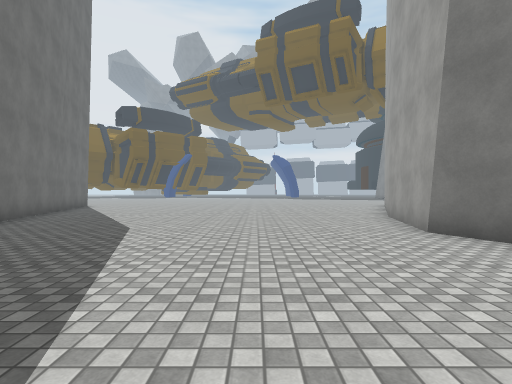
[1] (above)

16 first-person views from a walk through a 3-D level made in the Unity game engine. The camera is 1.3 m above the floor, looks level and sees 80° across. The floor is counted in squares, 2 m on a side. Each view is taken from the middle of a square. On the plan, view 1 faces up. The plan holds only what a view shows up to about 10 squares ahead; the rest is blank. The place goes on beyond the plan. The player character is not drawn. Some surface patterns are stand-ins.

[2]
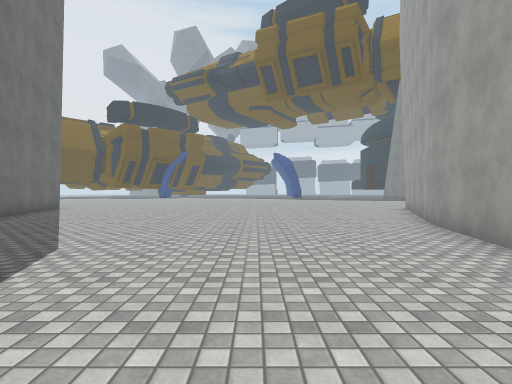

[3]
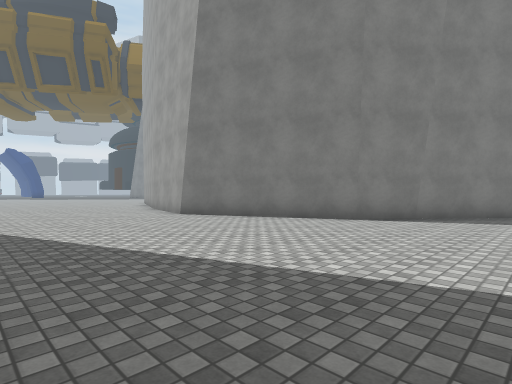

[4]
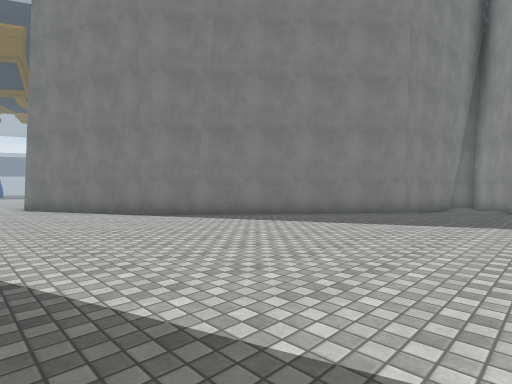

[5]
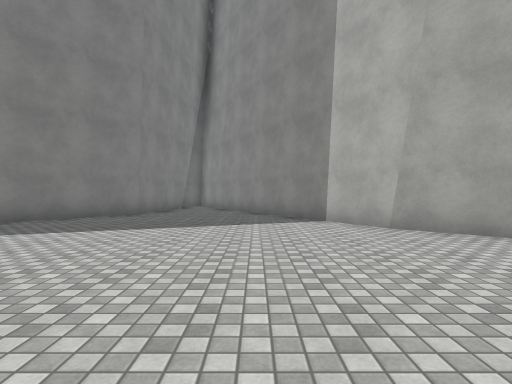

[6]
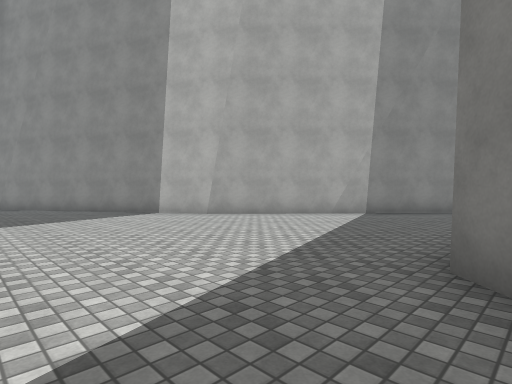

[7]
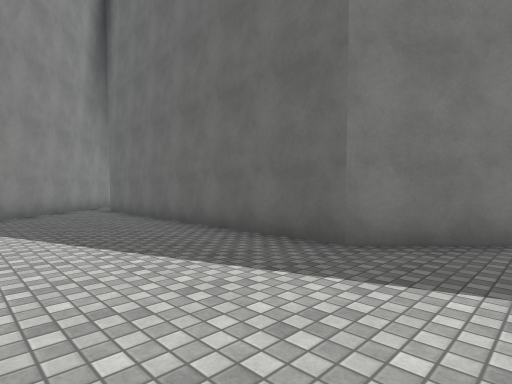

[8]
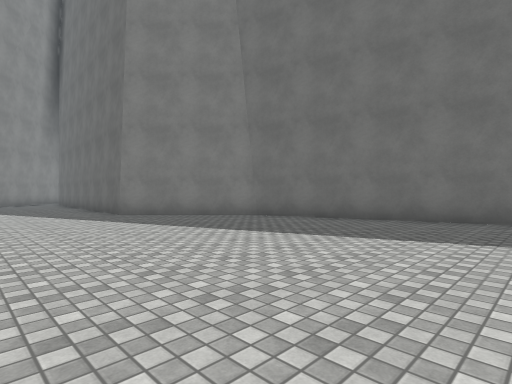

[9]
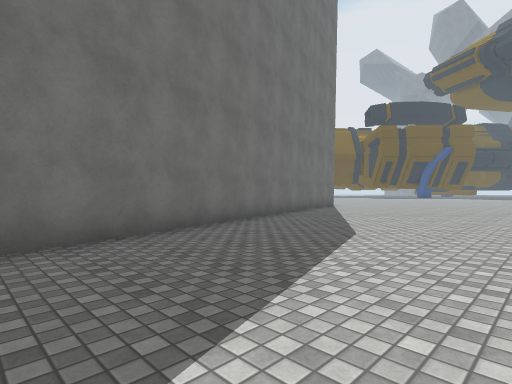

[10]
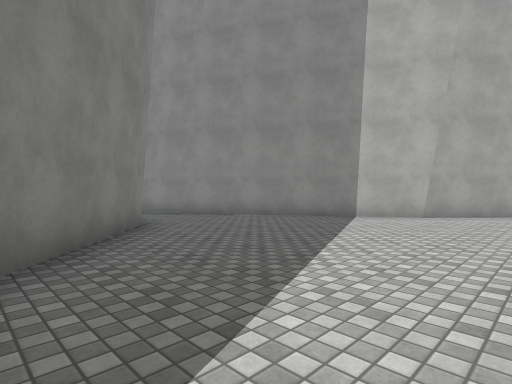

[11]
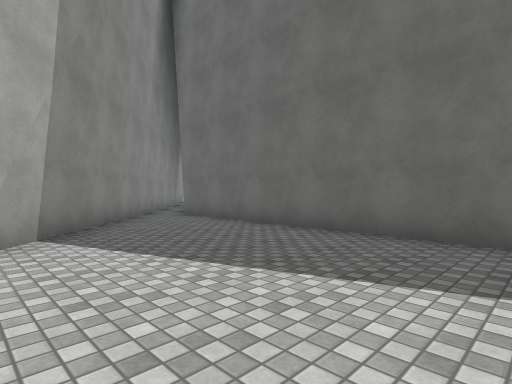

[12]
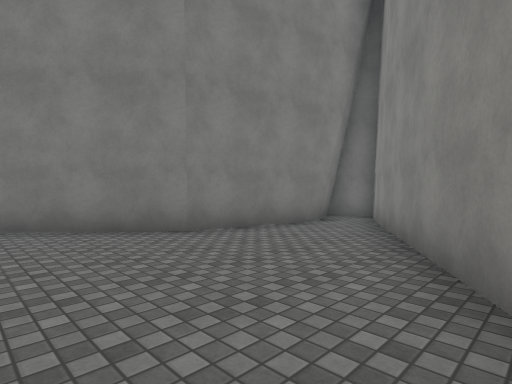

[13]
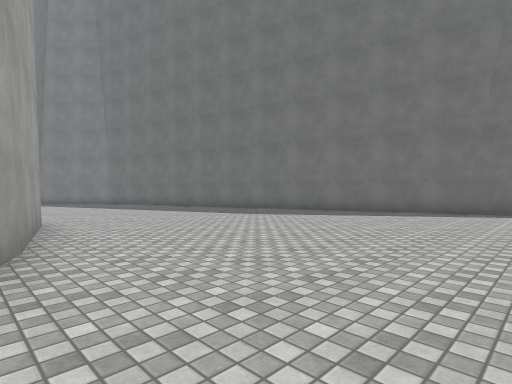

[14]
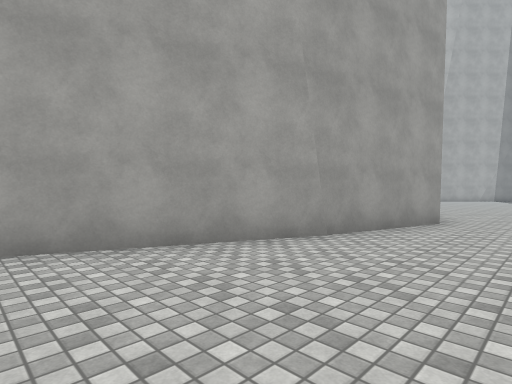

[15]
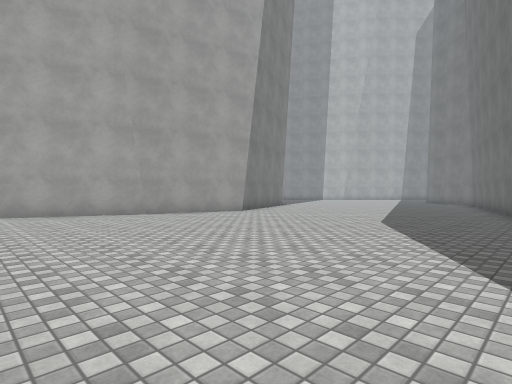

[16]
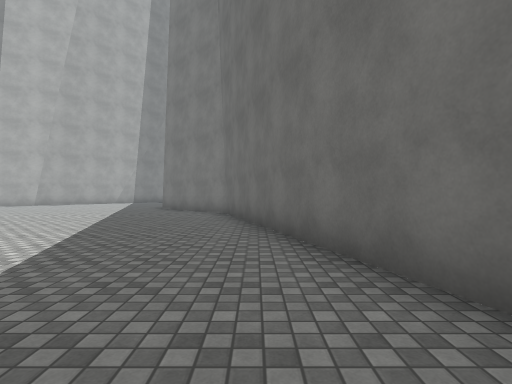

### Floor plan
Points are (right, up) in squares from view 1. A wall is a line through its corners. A room is listed if a view was taken in it or the views show most of it. See-through windows are left out.
Room 1 (views 1, 2, 3, 4, 5, 6, 7, 8, 9, 10, 11, 12, 13, 14, 15, 16)
walls: (3.5, 8) (5.1, 11.9); (7.3, -10.5) (15.5, -5.6); (15.4, -4.5) (13.9, -5.2) (10.7, -4.6) (4.7, 0.5) (2.8, 4.8) (3.5, 8.2); (-7.2, 12.1) (-2.1, -5.1) (0.6, -7.8) (0.2, -16.9); (0.8, -17.8) (3.2, -15); (0, -18.3) (7.5, -10.4)

Where each view was taken, in squares from view 1:
view 1: 0 up, 0 right, facing up
view 2: 2 up, 0 right, facing up
view 3: 3 down, 2 left, facing up-right
view 4: 8 down, 1 right, facing up-right
view 5: 8 down, 2 right, facing right
view 6: 5 down, 0 right, facing down-right
view 7: 6 down, 4 right, facing down-left
view 8: 1 up, 4 right, facing down-left
view 9: 1 up, 0 right, facing up-left
view 10: 2 down, 5 right, facing down-right
view 11: 9 down, 5 right, facing down-left
view 12: 9 down, 8 right, facing up-right
view 13: 12 up, 4 right, facing down-left
view 14: 12 up, 1 right, facing down-right
view 15: 12 up, 5 left, facing down-right
view 16: 4 up, 3 left, facing down
